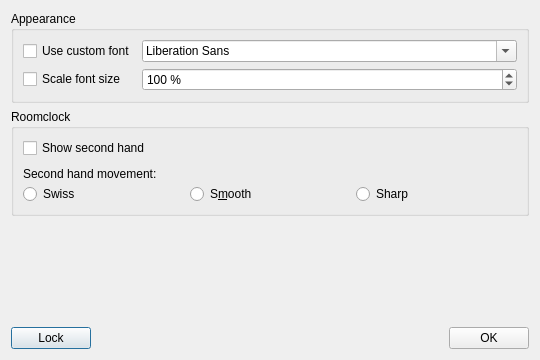
<?xml version="1.0" encoding="UTF-8"?>
<ui version="4.0">
 <class>ClkWindowSettings</class>
 <widget class="QDialog" name="ClkWindowSettings">
  <property name="geometry">
   <rect>
    <x>0</x>
    <y>0</y>
    <width>540</width>
    <height>360</height>
   </rect>
  </property>
  <property name="minimumSize">
   <size>
    <width>540</width>
    <height>360</height>
   </size>
  </property>
  <property name="windowTitle">
   <string>Clock Window Settings</string>
  </property>
  <property name="locale">
   <locale language="English" country="UnitedStates"/>
  </property>
  <layout class="QVBoxLayout" name="verticalLayout">
   <item>
    <widget class="QGroupBox" name="appSettings">
     <property name="title">
      <string>Appearance</string>
     </property>
     <layout class="QGridLayout" name="gridLayout">
      <item row="1" column="0">
       <widget class="QCheckBox" name="customScaleCBox">
        <property name="text">
         <string>Scale font size</string>
        </property>
       </widget>
      </item>
      <item row="0" column="0">
       <widget class="QCheckBox" name="customFontCBox">
        <property name="sizePolicy">
         <sizepolicy hsizetype="Maximum" vsizetype="Fixed">
          <horstretch>0</horstretch>
          <verstretch>0</verstretch>
         </sizepolicy>
        </property>
        <property name="text">
         <string>Use custom font</string>
        </property>
       </widget>
      </item>
      <item row="0" column="1">
       <widget class="QFontComboBox" name="chooseFontBox"/>
      </item>
      <item row="1" column="1">
       <widget class="QSpinBox" name="chooseScaleBox">
        <property name="suffix">
         <string> %</string>
        </property>
        <property name="minimum">
         <number>80</number>
        </property>
        <property name="maximum">
         <number>150</number>
        </property>
        <property name="singleStep">
         <number>2</number>
        </property>
        <property name="value">
         <number>100</number>
        </property>
       </widget>
      </item>
     </layout>
    </widget>
   </item>
   <item>
    <widget class="QGroupBox" name="rclockSettings">
     <property name="title">
      <string>Roomclock</string>
     </property>
     <layout class="QGridLayout" name="gridLayout_2" columnstretch="1,1,1">
      <property name="verticalSpacing">
       <number>3</number>
      </property>
      <item row="2" column="0" colspan="3">
       <widget class="QLabel" name="sechandmvmtCaption">
        <property name="text">
         <string>Second hand movement:</string>
        </property>
       </widget>
      </item>
      <item row="0" column="0" colspan="3">
       <widget class="QCheckBox" name="showSecHand">
        <property name="text">
         <string>Show second hand</string>
        </property>
       </widget>
      </item>
      <item row="1" column="0" colspan="3">
       <spacer name="verticalSpacer_2">
        <property name="orientation">
         <enum>Qt::Vertical</enum>
        </property>
        <property name="sizeType">
         <enum>QSizePolicy::Fixed</enum>
        </property>
        <property name="sizeHint" stdset="0">
         <size>
          <width>20</width>
          <height>6</height>
         </size>
        </property>
       </spacer>
      </item>
      <item row="3" column="2">
       <widget class="QRadioButton" name="sharpRClock">
        <property name="text">
         <string>Sharp</string>
        </property>
       </widget>
      </item>
      <item row="3" column="1">
       <widget class="QRadioButton" name="smoothRClock">
        <property name="text">
         <string>S&amp;mooth</string>
        </property>
       </widget>
      </item>
      <item row="3" column="0">
       <widget class="QRadioButton" name="swissRClock">
        <property name="text">
         <string>Swiss</string>
        </property>
       </widget>
      </item>
     </layout>
    </widget>
   </item>
   <item>
    <spacer name="verticalSpacer">
     <property name="orientation">
      <enum>Qt::Vertical</enum>
     </property>
     <property name="sizeHint" stdset="0">
      <size>
       <width>20</width>
       <height>40</height>
      </size>
     </property>
    </spacer>
   </item>
   <item>
    <layout class="QHBoxLayout" name="horizontalLayout">
     <item>
      <widget class="QPushButton" name="lockSettingsBttn">
       <property name="text">
        <string>Lock</string>
       </property>
       <property name="icon">
        <iconset resource="resources.qrc">
         <normaloff>:/breeze-icons/object-locked-16.svg</normaloff>:/breeze-icons/object-locked-16.svg</iconset>
       </property>
      </widget>
     </item>
     <item>
      <spacer name="horizontalSpacer">
       <property name="orientation">
        <enum>Qt::Horizontal</enum>
       </property>
       <property name="sizeHint" stdset="0">
        <size>
         <width>40</width>
         <height>20</height>
        </size>
       </property>
      </spacer>
     </item>
     <item>
      <widget class="QPushButton" name="closeDialogBttn">
       <property name="text">
        <string>OK</string>
       </property>
       <property name="icon">
        <iconset resource="resources.qrc">
         <normaloff>:/breeze-icons/dialog-ok-apply-16.svg</normaloff>:/breeze-icons/dialog-ok-apply-16.svg</iconset>
       </property>
      </widget>
     </item>
    </layout>
   </item>
  </layout>
 </widget>
 <resources>
  <include location="resources.qrc"/>
 </resources>
 <connections/>
</ui>
